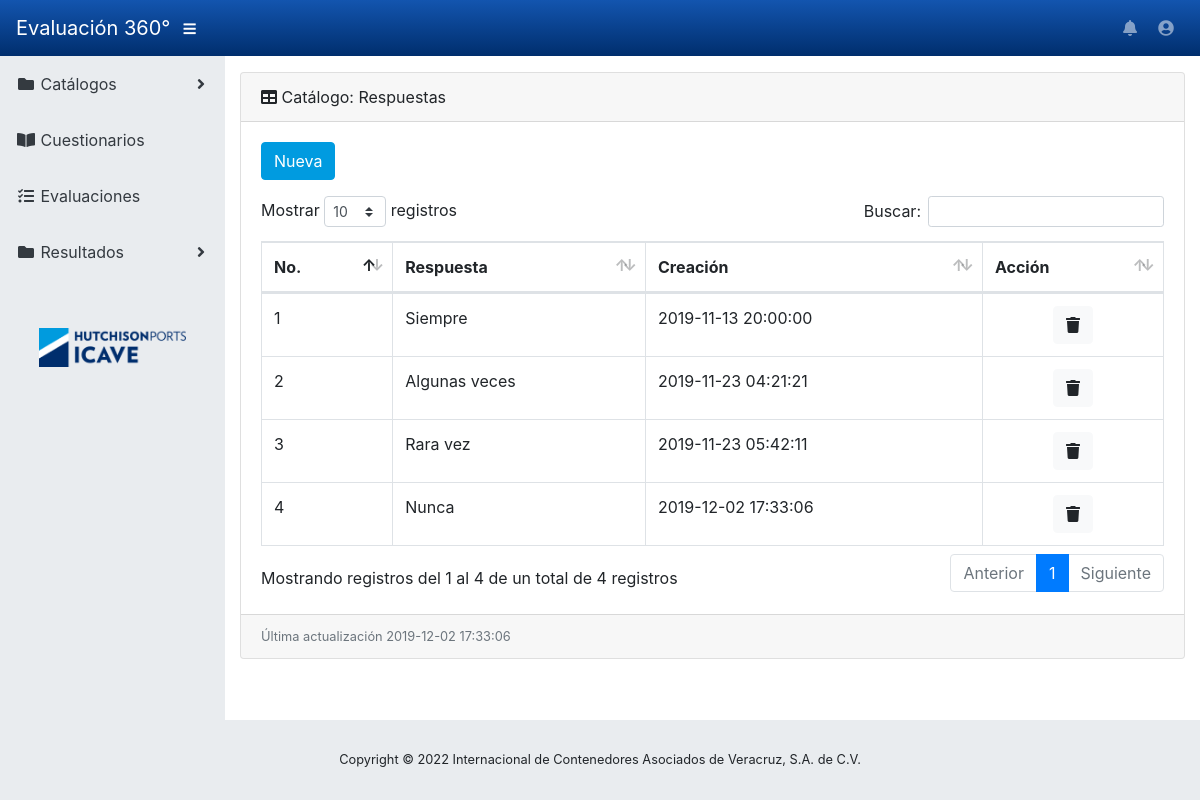
Page /app/admin/catalogos/respuestas/index.php on the committed database.
### tables this page shows
CREATE TABLE `respuestas` (
  `id` int(11) NOT NULL,
  `respuesta` varchar(250) NOT NULL,
  `creacion` datetime NOT NULL DEFAULT CURRENT_TIMESTAMP,
  `creacion_ip` varchar(15) DEFAULT NULL
);

### app/admin/catalogos/respuestas/index.php (the view, shortened to what this page needs)
<?php
require_once '../../../../config/global.php';
require '../../../../config/db.php';
?>
<!DOCTYPE html>
<html lang="es">
<head>
</head>
<body id="page-top">
<div id="wrapper">
    <div id="content-wrapper">
        <div class="container-fluid">
            <div class="card mb-3">
                <div class="card-header">
                    <i class="fas fa-table"></i>
                    Catálogo: Respuestas
                </div>
                <div class="card-body">
                    <input type="button" class="btn btn-primary mb-3" OnClick="location.href='nuevo.php'" value="Nueva"></input>
                    <div class="table-responsive">
                        <table class="table table-bordered" id="dataTable" width="100%" cellspacing="0">
                            <thead>
                            <tr>
                                <th>No.</th>
                                <th>Respuesta</th>
                                <th>Creación</th>
                                <th>Acción</th>
                            </tr>
                            </thead>
                            <tbody>
                            <?php
                            $sql = "select id,respuesta, creacion from respuestas order by id";
                            $stmt = $conexion->prepare($sql);
                            $stmt->execute();
                            $stmt->bind_result($id,$respuesta,$creacion);
                            $fila = 1;
                            $stmt->store_result();
                            while ($stmt->fetch()){
                            echo "<tr>";
                            echo "<td>$fila</td>";
                            echo "<td>$respuesta</td>";
                            echo "<td>$creacion</td>";
                            ?>
                            <td>
                                <div class="row justify-content-center">
                                    <button type='button' class="btn btn-xs btn-light change" onclick="javascript:eliminar(<?=$id;?>);" data-toggle="modal" data-target="#delete"><i class="fa fa-trash"></i></button>
                                    <?php
                                    echo "</tr>";
                                    $fila++;
                                    }
                                    ?>
                            </tbody>
                        </table>
                    </div>
                </div>
                <div class="card-footer small text-muted">Última actualización
                    <?php
                    foreach ($conexion->query('select creacion from respuestas order by creacion desc limit 1') as $fecha){
                        echo $fecha['creacion'];
                    }
                    ?>
                </div>
            </div>
        </div>
    </div>
</div>
</body>
</html>

### rows in the picture
respuestas: respuesta "Siempre", creacion "2019-11-13 20:00:00"
respuestas: respuesta "Algunas veces", creacion "2019-11-23 04:21:21"
respuestas: respuesta "Rara vez", creacion "2019-11-23 05:42:11"
respuestas: respuesta "Nunca", creacion "2019-12-02 17:33:06"
